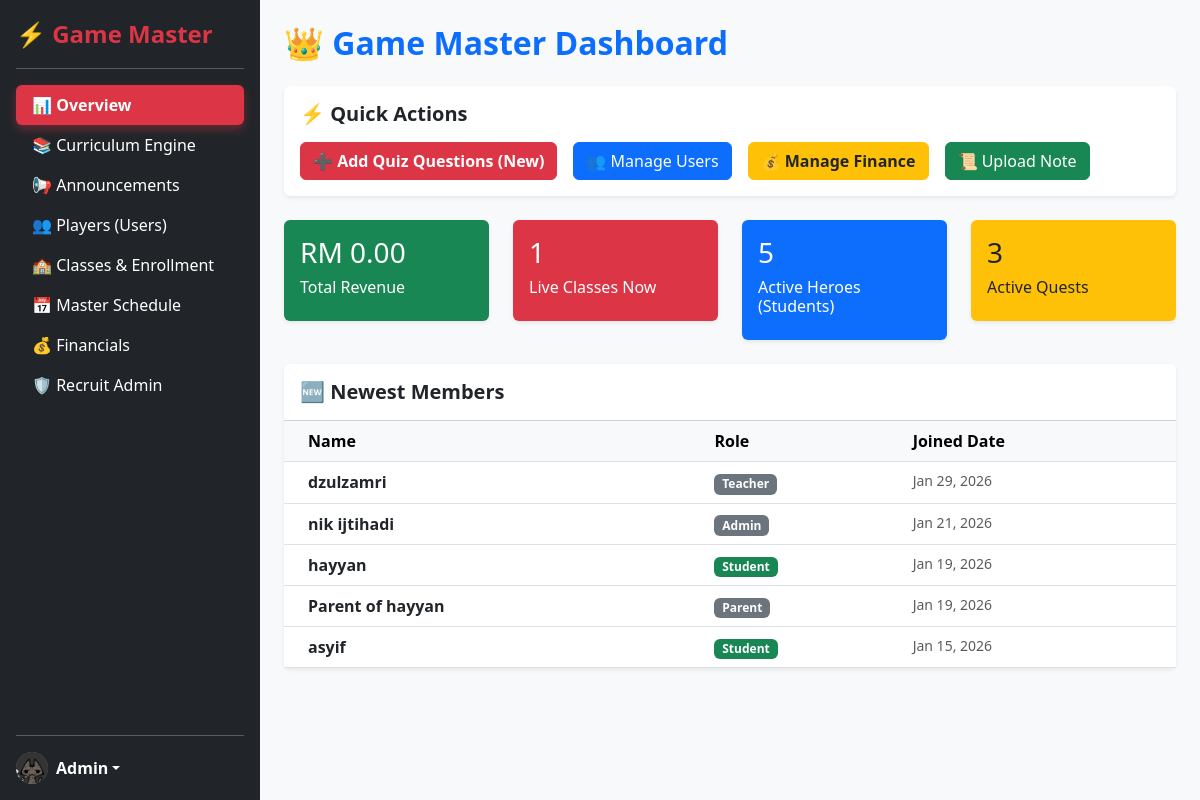
Page /admin/dashboard.php (signed in) on the committed database.
### tables this page shows
CREATE TABLE `users` (
  `user_id` int(11) NOT NULL,
  `username` varchar(50) NOT NULL,
  `password` varchar(255) NOT NULL,
  `full_name` varchar(100) NOT NULL,
  `email` varchar(100) DEFAULT NULL,
  `phone_number` varchar(20) DEFAULT NULL,
  `role` enum('admin','parent','student','teacher') NOT NULL,
  `subscription_expiry` date DEFAULT NULL,
  `profile_picture` varchar(255) DEFAULT 'default_avatar.png',
  `created_at` timestamp NOT NULL DEFAULT current_timestamp(),
  `last_login_at` datetime DEFAULT NULL,
  `reset_token_hash` varchar(64) DEFAULT NULL,
  `reset_token_expires_at` datetime DEFAULT NULL
);

### admin/dashboard.php (the view, shortened to what this page needs)
<?php
require_once '../config/db.php';
$stmt = $pdo->query("SELECT COUNT(*) FROM users WHERE role = 'student'");
$total_students = $stmt->fetchColumn();
$stmt = $pdo->query("SELECT COUNT(*) FROM quizzes");
$total_quizzes = $stmt->fetchColumn();
$stmt = $pdo->query("SELECT SUM(amount) FROM payments WHERE status = 'completed'");
$total_revenue = $stmt->fetchColumn() ?: 0;
$stmt = $pdo->query("SELECT COUNT(*) FROM live_sessions WHERE ended_at IS NULL");
$active_classes = $stmt->fetchColumn();
$stmt = $pdo->query("SELECT full_name, role, created_at FROM users ORDER BY created_at DESC LIMIT 5");
$recent_users = $stmt->fetchAll(PDO::FETCH_ASSOC);
?>
<!DOCTYPE html>
<html lang="en">
<head>
    <link href="https://cdn.jsdelivr.net/npm/bootstrap@5.3.0/dist/css/bootstrap.min.css" rel="stylesheet">
</head>
<body>
<div class="d-flex">
    <?php include 'sidebar.php'; ?>
    <div class="flex-grow-1 p-4">
        <h2 class="fw-bold text-primary mb-4">👑 Game Master Dashboard</h2>
        <div class="card shadow-sm mb-4 border-0">
            <div class="card-body">
                <h5 class="fw-bold mb-3">⚡ Quick Actions</h5>
                <div class="d-flex gap-3">
                    <a href="add_questions.php" class="btn btn-danger fw-bold">
                        ➕ Add Quiz Questions (New)
                    </a>
                    <a href="manage_users.php" class="btn btn-primary">
                        👥 Manage Users
                    </a>
                    <a href="payments.php" class="btn btn-warning text-dark fw-bold">
                        💰 Manage Finance
                    </a>
                    <a href="upload_material.php" class="btn btn-success">
                        📜 Upload Note
                    </a>
                </div>
            </div>
        </div>
        <div class="row g-4 mb-4">
            <div class="col-md-3">
                <div class="card stat-card bg-success text-white p-3 border-0 shadow-sm">
                    <h3>RM <?php echo number_format($total_revenue, 2); ?></h3>
                    <h6>Total Revenue</h6>
                </div>
            </div>
            <div class="col-md-3">
                <div class="card stat-card <?php echo ($active_classes > 0) ? 'bg-danger text-white' : 'bg-secondary text-white'; ?> p-3 border-0 shadow-sm">
                    <div class="d-flex justify-content-between align-items-center">
                        <h3><?php echo $active_classes; ?></h3>
                    </div>
                    <h6>Live Classes Now</h6>
                </div>
            </div>
            <div class="col-md-3">
                <div class="card stat-card bg-primary text-white p-3 border-0 shadow-sm">
                    <h3><?php echo $total_students; ?></h3>
                    <h6>Active Heroes (Students)</h6>
                </div>
            </div>
            <div class="col-md-3">
                <div class="card stat-card bg-warning text-dark p-3 border-0 shadow-sm">
                    <h3><?php echo $total_quizzes; ?></h3>
                    <h6>Active Quests</h6>
                </div>
            </div>
        </div>
        <div class="card shadow-sm border-0">
            <div class="card-header bg-white py-3">
                <h5 class="mb-0 fw-bold">🆕 Newest Members</h5>
            </div>
            <div class="card-body p-0">
                <table class="table table-hover mb-0">
                    <thead class="table-light">
                        <tr>
                            <th class="ps-4">Name</th>
                            <th>Role</th>
                            <th>Joined Date</th>
                        </tr>
                    </thead>
                    <tbody>
                        <?php foreach($recent_users as $user): ?>
                            <tr>
                                <td class="ps-4 fw-bold"><?php echo htmlspecialchars($user['full_name']); ?></td>
                                <td>
                                    <span class="badge <?php echo ($user['role']=='student')?'bg-success':'bg-secondary'; ?>">
                                        <?php echo ucfirst($user['role']); ?>
                                    </span>
                                </td>
                                <td class="text-muted small"><?php echo date('M d, Y', strtotime($user['created_at'])); ?></td>
                            </tr>
                        <?php endforeach; ?>
                    </tbody>
                </table>
            </div>
        </div>
    </div>
</div>
</body>
</html>

### admin/dashboard.php (style rules this page uses)
body { background-color: #f8f9fa; }
.stat-card { transition: transform 0.2s; }

### rows in the picture
users: full_name "dzulzamri", role "Teacher", created_at "Jan 29, 2026"
users: full_name "nik ijtihadi", role "Admin", created_at "Jan 21, 2026"
users: full_name "hayyan", role "Student", created_at "Jan 19, 2026"
users: full_name "Parent of hayyan", role "Parent", created_at "Jan 19, 2026"
users: full_name "asyif", role "Student", created_at "Jan 15, 2026"

### other values in the picture
$total_revenue "0.00"
$active_classes "1"
$total_students "5"
$total_quizzes "3"
